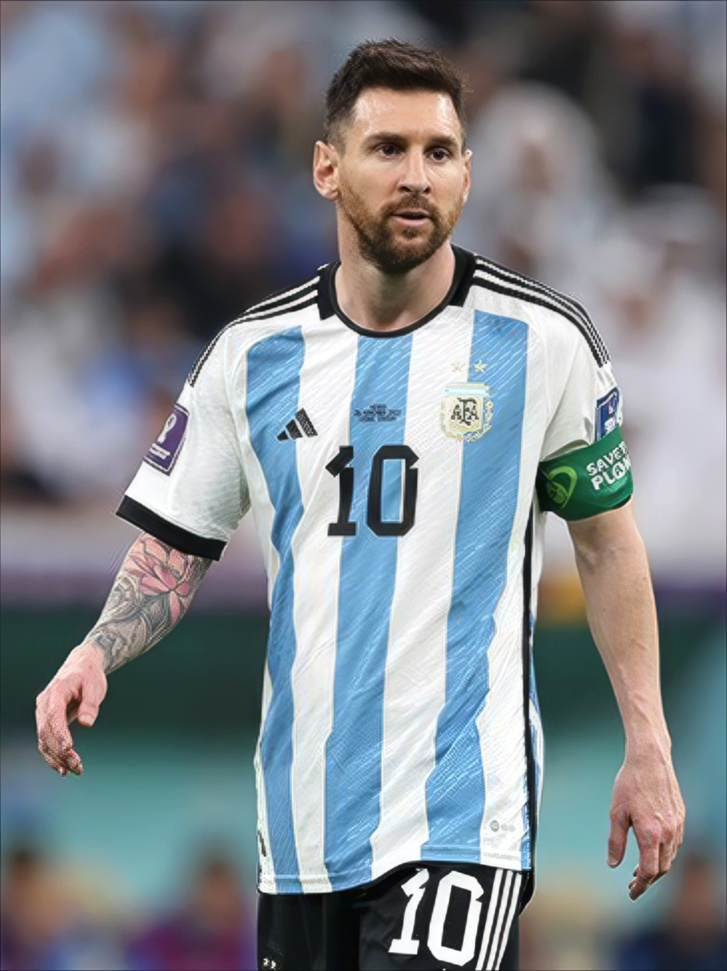
#> input picture src/data/images/messi.jpg, 727 x 971 px, shrunk from 1618 x 2160 before the run, found by its file name
$ jupyter execute image-representation.ipynb
#> lines starting #> are read from the running program, lines starting #| are printed output that depends on the picture
[cell 1]
from PIL import Image
import numpy as np

[cell 2]
fpath = "/home/leapfrog/yak/lfc-aiml-bootcamp/src/data/images/messi.jpg"

image = Image.open(fpath)
#> image is the input picture: PIL image 727x971 RGB; mean R, G, B 125.2, 130.7, 136.3
image.show()

[cell 3]
img = np.array(image)
img.shape
#> Out = (971, 727, 3)

[cell 4]
import cv2

img = cv2.imread(fpath)
# img = cv2.cvtColor(img, cv2.COLOR_RGB2GRAY)
img = cv2.cvtColor(img, cv2.COLOR_BGR2RGB)

[cell 5]
import matplotlib.pyplot as plt

plt.imshow(img)
plt.axis("off")
plt.show()

[cell 6]
print(img.shape)
#| (971, 727, 3)

[cell 7]
img = cv2.imread(fpath, cv2.IMREAD_GRAYSCALE)
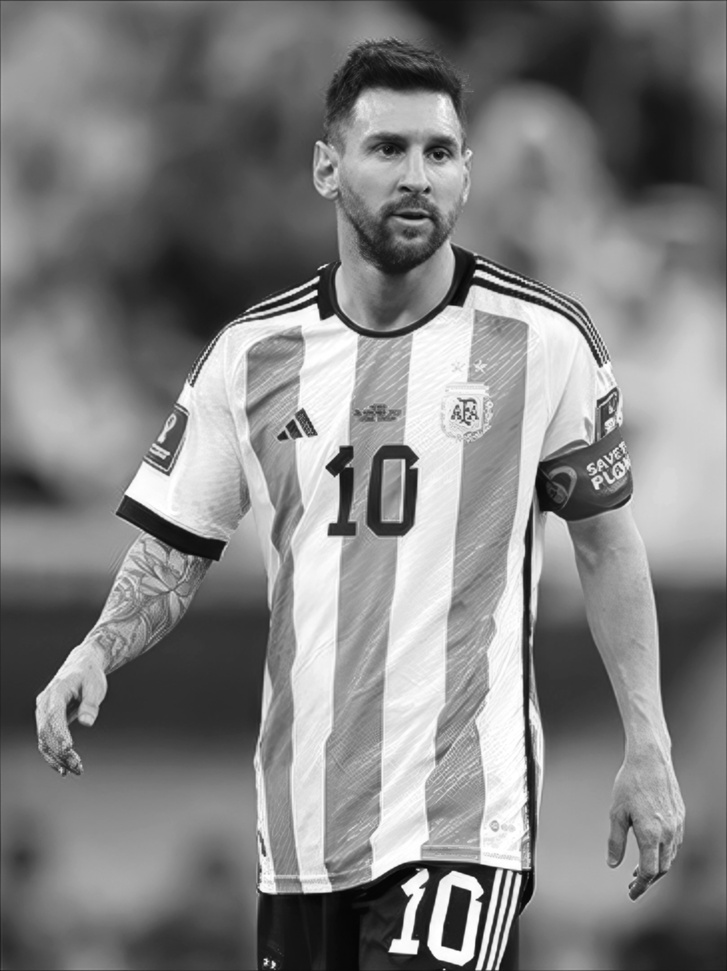
#> img: shape (971, 727); min 1, max 255, mean 129.7

plt.imshow(img, cmap='gray')
plt.axis("off")
plt.show()

[cell 8]
img.shape
#> Out = (971, 727)

[cell 9]
img[0]
#> Out = 727 values, max 89 at index 725, min 19 at index 427, mean 60.1
